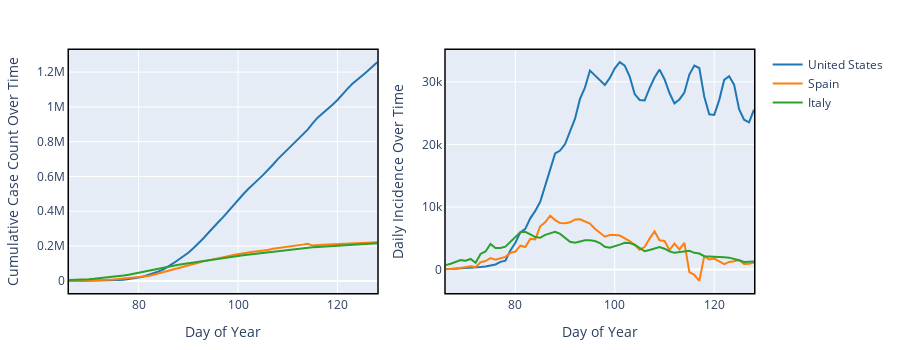

Here is the notebook cell this chart was saved with:
### Markdown cell above
And we can do the same for countries:

### Code cell
subset = global_cumulative.columns[:3]

fig = make_subplots(rows=1, cols=2)
for i,s in enumerate(subset):
    fig.add_trace(go.Scatter(name=s,x=x_data,y=global_cumulative[s],mode='lines',line_color=colors[i],showlegend=True),row=1,col=1)
    fig.add_trace(go.Scatter(name=s,x=x_data,y=global_inc_rolling3[s],mode='lines',line_color=colors[i],showlegend=False),row=1,col=2)

fig.update_layout(height=350,margin=dict(l=20, r=20, t=50, b=20))
fig.update_xaxes(title='Day of Year',showline=True, linewidth=1.5, linecolor='black', mirror=True)
fig.update_yaxes(showline=True, linewidth=1.5, linecolor='black', mirror=True)
fig.update_yaxes(title='Cumulative Case Count Over Time',row=1,col=1)
fig.update_yaxes(title='Daily Incidence Over Time',row=1,col=2)
fig.show()
